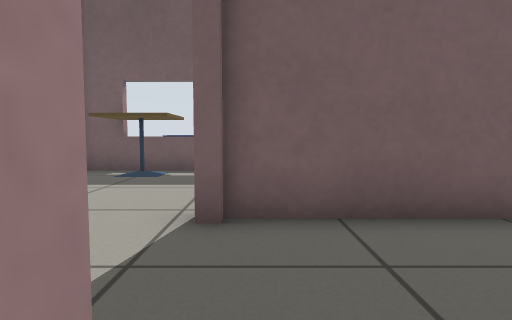
[1] (above)

21 first-person views from a walk through a Gazebo world. The camera is 0.5 m above the floor, tilts 4° down and sees 75° across. Floor lines are 1 m apart. The floor is counted in squares, 0.5 m on a side. Each view is taken from the middle of a square. On the plan, view 1 faces up. The plan holds only what a view shows up to about 12 squares ahead; the rest is blank. The robots in the file are not drawn. Gazebo's built-in surfaces are drawn with simple patterns. Some stock models are drawn as simple stand-ins. Some surface patterns are stand-ins.

[2]
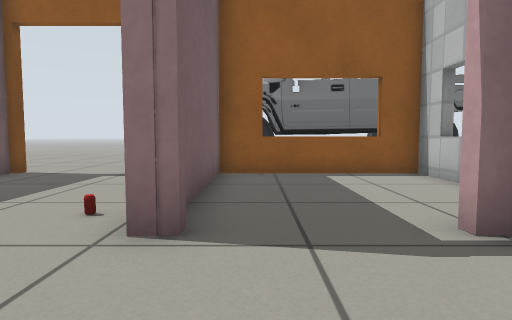

[3]
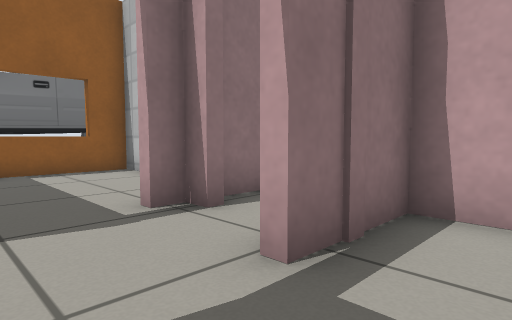

[4]
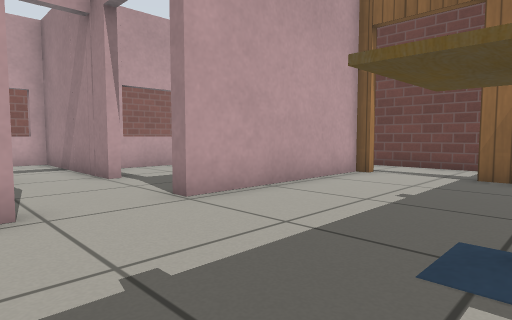

[5]
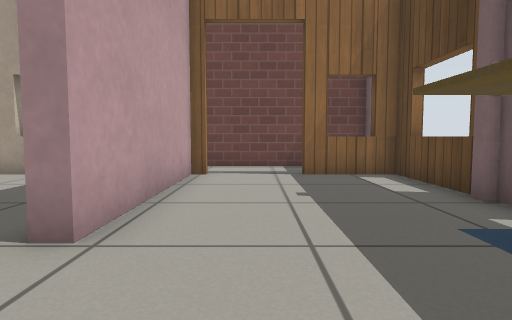

[6]
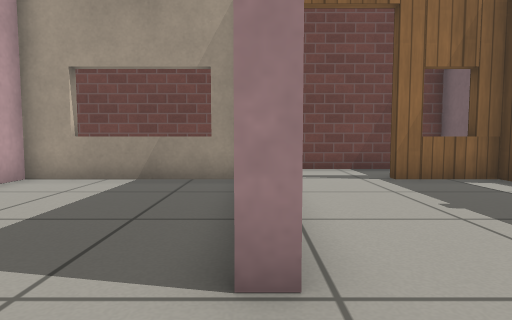

[7]
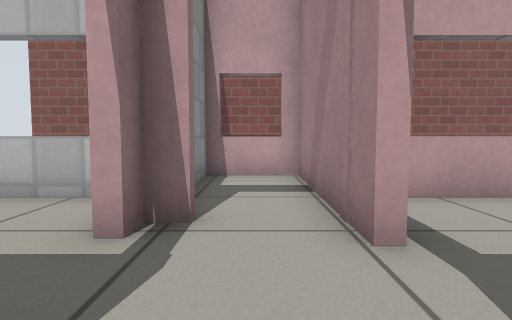

[8]
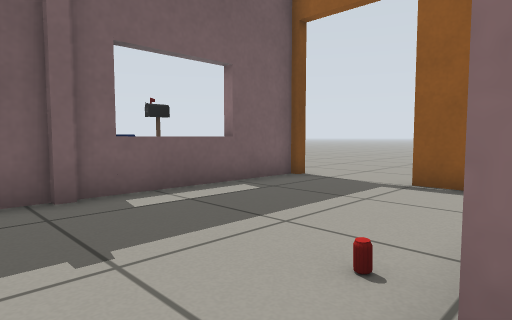

[9]
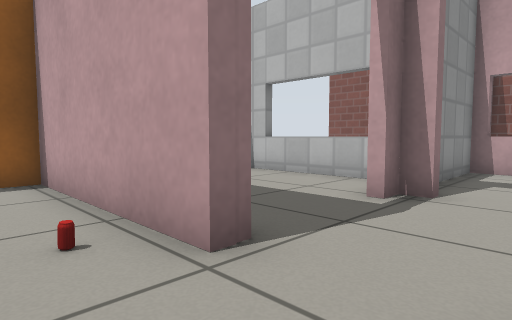

[10]
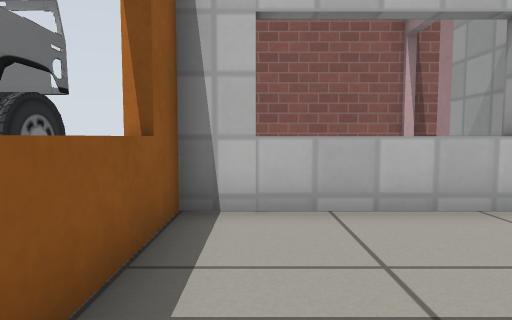

[11]
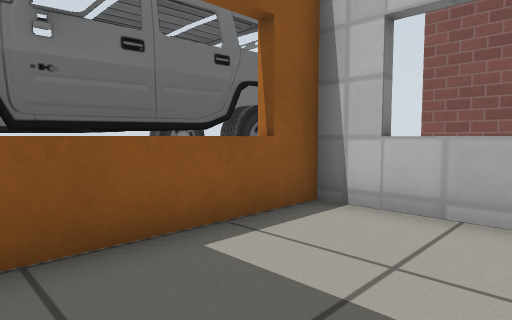

[12]
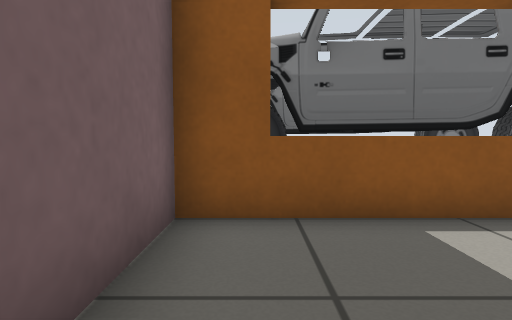

[13]
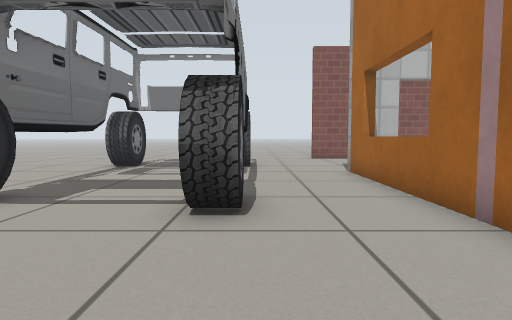

[14]
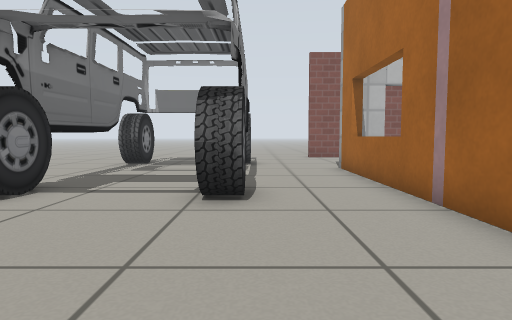

[15]
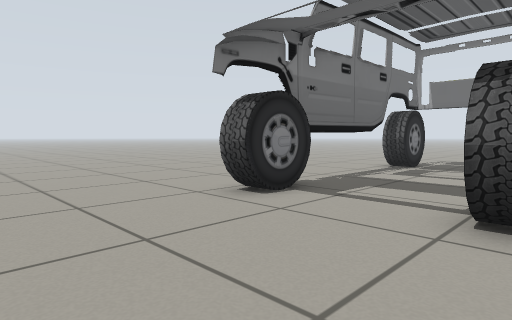

[16]
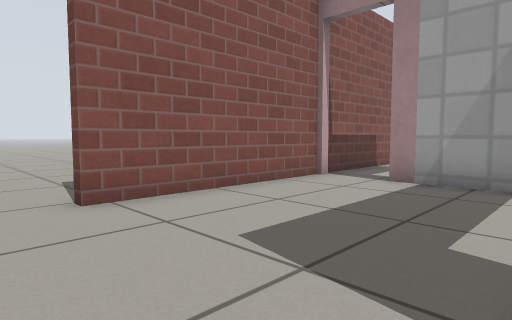

[17]
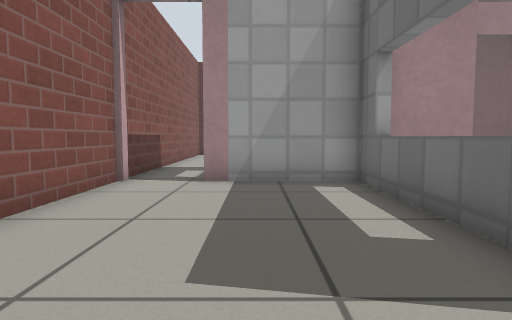

[18]
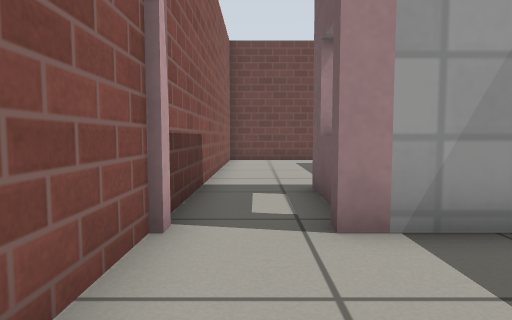

[19]
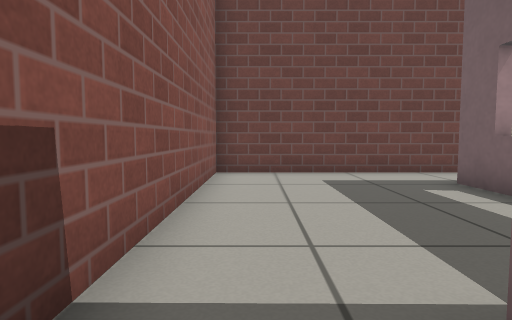

[20]
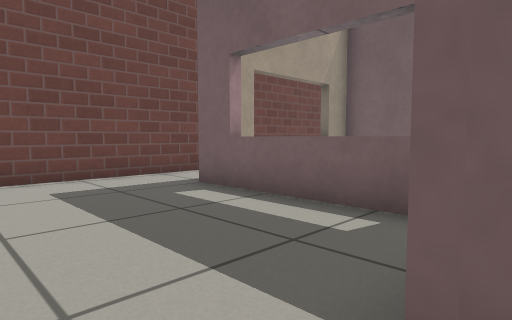

[21]
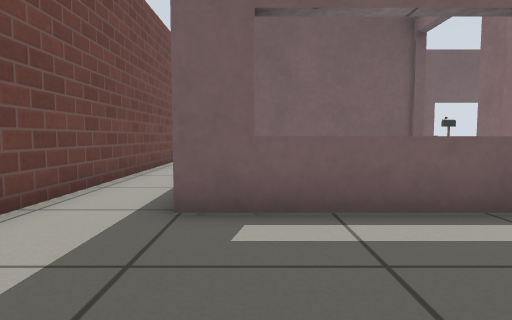

### Floor plan
Key: @ floor where view 1 was taken; # wall or solid block; . floor; D open door; T cafe table; C drink can; A car; O other object.
Columns run from 12 left of view 1 to 14 right of it. Each row starts with its distance up from view 1.
 11          OO  O     ..
 10  ##########O######....
  9 #  #....TTT......D.....
  8 #..#....TTT......D.......
  7 #..D.............D.........
  6 #..D.............#.........
  5 #..D........C....#.... ....
  4 #..#######..######..AA AAA.
  3 #..#.....D.DD....#..AAAAAA.
  2 #..#.....D.DD....#...AAAA.
  1 #..#.....D.D.....#..AA  AA
  0 #..#.....DD#@....#...AAAA..
 -1 #..#.....#.#....##...AAAA..
 -2 #..#######.######....AAAA..
 -3 #........#.#........AAAAAA.
 -4 #........#.#........AAAAAA.
 -5 #........###........AAAAA
 -6 #..........DD.......
 -7 ###########D######.
 -8                  ..
 -9                  ..

Positions as (right, up) in squares from view 1, and headings:
1: (0, 0), facing up
2: (-4, 3), facing right
3: (-5, 3), facing down-right
4: (0, 9), facing down-left
5: (0, 6), facing left
6: (-1, 4), facing left
7: (-2, 4), facing down
8: (-2, 4), facing up-right
9: (-3, 6), facing down-right
10: (4, 3), facing down
11: (2, 3), facing down-right
12: (1, 3), facing right
13: (8, 8), facing down
14: (8, 9), facing down
15: (8, 8), facing down-right
16: (7, -2), facing down-left
17: (7, -4), facing left
18: (3, -6), facing left
19: (-2, -6), facing left
20: (-3, -6), facing up-left
21: (-8, -6), facing up
